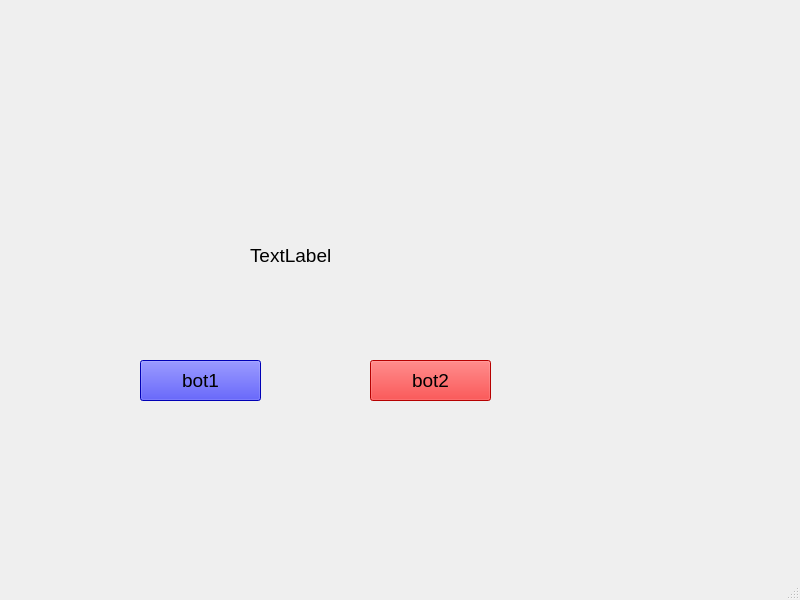
<?xml version="1.0" encoding="UTF-8"?>
<ui version="4.0">
 <class>MainWindow</class>
 <widget class="QMainWindow" name="MainWindow">
  <property name="geometry">
   <rect>
    <x>0</x>
    <y>0</y>
    <width>800</width>
    <height>600</height>
   </rect>
  </property>
  <property name="font">
   <font>
    <pointsize>14</pointsize>
   </font>
  </property>
  <property name="windowTitle">
   <string>MainWindow</string>
  </property>
  <widget class="QWidget" name="centralwidget">
   <widget class="QPushButton" name="bot1">
    <property name="geometry">
     <rect>
      <x>140</x>
      <y>360</y>
      <width>121</width>
      <height>41</height>
     </rect>
    </property>
    <property name="styleSheet">
     <string notr="true">background-color: blue;</string>
    </property>
    <property name="text">
     <string>bot1</string>
    </property>
   </widget>
   <widget class="QPushButton" name="bot2">
    <property name="geometry">
     <rect>
      <x>370</x>
      <y>360</y>
      <width>121</width>
      <height>41</height>
     </rect>
    </property>
    <property name="font">
     <font>
      <pointsize>14</pointsize>
     </font>
    </property>
    <property name="styleSheet">
     <string notr="true">background-color: red;</string>
    </property>
    <property name="text">
     <string>bot2</string>
    </property>
   </widget>
   <widget class="QLabel" name="label">
    <property name="geometry">
     <rect>
      <x>250</x>
      <y>220</y>
      <width>321</width>
      <height>71</height>
     </rect>
    </property>
    <property name="text">
     <string>TextLabel</string>
    </property>
   </widget>
  </widget>
  <widget class="QMenuBar" name="menubar">
   <property name="geometry">
    <rect>
     <x>0</x>
     <y>0</y>
     <width>800</width>
     <height>31</height>
    </rect>
   </property>
  </widget>
  <widget class="QStatusBar" name="statusbar"/>
 </widget>
 <resources/>
 <connections/>
</ui>
